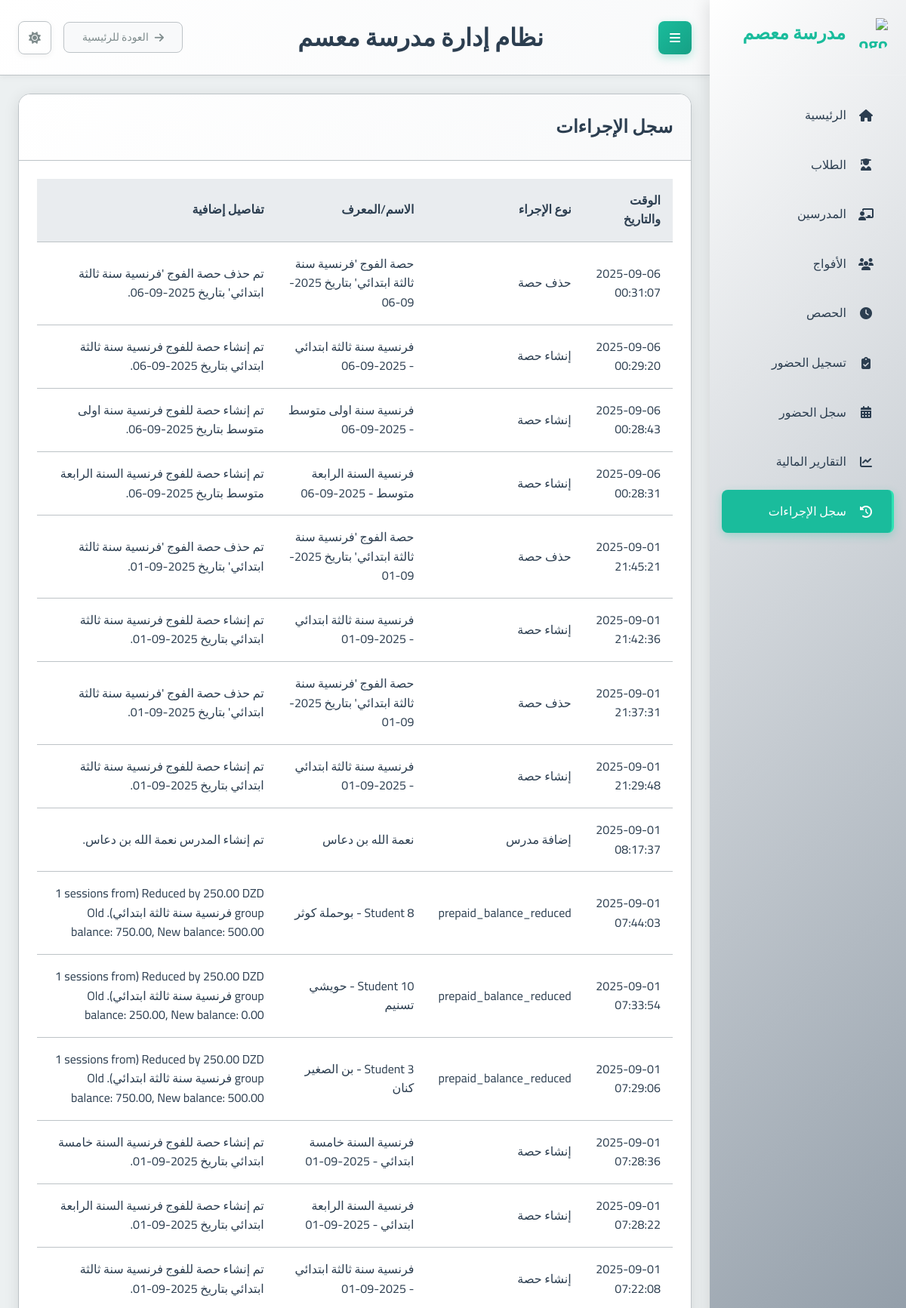
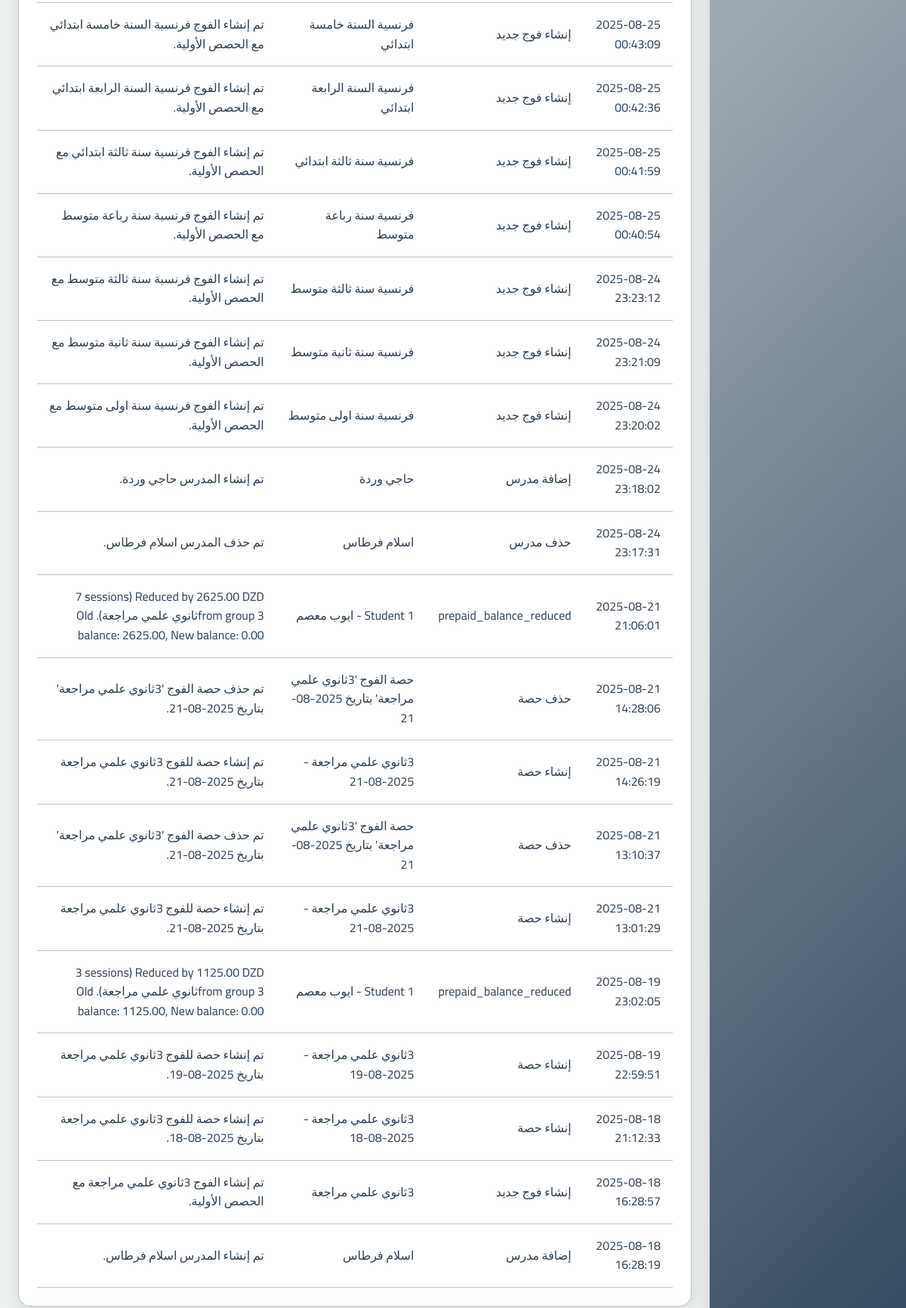
Screenshot of /financial-reports/logs/ with the database file from the repository (2 pictures, top to bottom).
### school_app/models.py (models this page shows, shortened)
class ActionLog(models.Model):
    ACTION_TYPE_CHOICES = [
        ('student_added', 'إنشاء حساب طالب'),
        ('student_updated', 'تحديث بيانات طالب'),
        ('student_enrolled', 'تسجيل طالب في فوج'),
        ('student_deleted', 'حذف طالب'),
        ('teacher_added', 'إضافة مدرس'),
        ('teacher_updated', 'تحديث بيانات مدرس'),
        ('teacher_deleted', 'حذف مدرس'),
        ('group_added', 'إنشاء فوج جديد'),
        ('group_updated', 'تحديث بيانات فوج'),
        ('group_deleted', 'حذف فوج'),
        ('session_added', 'إنشاء حصة'),
        ('session_updated', 'تحديث بيانات حصة'),
        ('session_deleted', 'حذف حصة'),
        ('attendance_recorded', 'تسجيل حضور وغياب'),
        ('payment_recorded', 'تسجيل دفعة مالية'),
        ('registration_fee_paid', 'دفع رسوم التسجيل'),
        ('group_session_payment_processed', 'تسجيل دفعات حصص فوج'),
        ('teacher_payment_processed', 'دفع مستحقات مدرس'),
        ('user_login', 'تسجيل دخول مستخدم'),
        ('user_logout', 'تسجيل خروج مستخدم'),
        ('report_generated', 'إنشاء تقرير'),
        ('unknown_action', 'إجراء غير معروف'),
    ]
    action_time = models.DateTimeField(auto_now_add=True, help_text="وقت حدوث الإجراء.", verbose_name="وقت الإجراء")
    action_type = models.CharField(
        max_length=100,
        choices=ACTION_TYPE_CHOICES,
        default='unknown_action', # Optional: a default
        help_text="نوع الإجراء الذي تم تنفيذه.",
        verbose_name="نوع الإجراء"
    )
    object_name = models.CharField(max_length=255, blank=True, help_text="اسم أو معرف الكائن المتأثر (طالب، فوج، إلخ).", verbose_name="اسم الكائن")
    details = models.TextField(blank=True, help_text="تفاصيل إضافية حول الحدث.", verbose_name="التفاصيل")
    class Meta:
        ordering = ['-action_time']
        verbose_name = "سجل إجراء"
        verbose_name_plural = "سجلات الإجراءات"

### school_app/views.py (the view)
# urls.py: path('financial-reports/logs/', views.action_log_list, name='action_log_list'),
def action_log_list(request):
    log_list = ActionLog.objects.all().order_by('-action_time') # Already ordered in Meta, but good to be explicit
    paginator = Paginator(log_list, 50)
    page_number = request.GET.get('page')
    try:
        logs = paginator.page(page_number)
    except PageNotAnInteger:
        logs = paginator.page(1)
    except EmptyPage:
        logs = paginator.page(paginator.num_pages)
    context = {
        'logs': logs,
        'page_title': 'سجل الإجراءات'
    }
    return render(request, 'school_app/action_log_list.html', context)

### school_app/templates/school_app/action_log_list.html (shortened to what this page needs)
{% extends "base.html" %}
{% block content %}
<div class="card">
    <div class="card-header">
        <h2>{{ page_title }}</h2>
    </div>
    <div class="card-body">
        <div class="table-responsive">
            <table class="table table-striped table-hover">
                <thead class="thead-light">
                    <tr>
                        <th>الوقت والتاريخ</th>
                        <th>نوع الإجراء</th>
                        <th>الاسم/المعرف</th>
                        <th>تفاصيل إضافية</th>
                    </tr>
                </thead>
                <tbody>
                    {% for log in logs %}
                    <tr>
                        <td>{{ log.action_time|date:"Y-m-d H:i:s" }}</td>
                        <td>{{ log.get_action_type_display|default:log.action_type }}</td>
                        <td>{{ log.object_name|default:"غير متوفر" }}</td>
                        <td>{{ log.details|linebreaksbr|default:"لا توجد تفاصيل" }}</td>
                    </tr>
                    {% empty %}
                    <tr>
                        <td colspan="4" class="text-center">لا توجد سجلات لعرضها.</td>
                    </tr>
                    {% endfor %}
                </tbody>
            </table>
        </div>
    </div>
</div>
{% endblock %}

### static/css/main.css (style rules this page uses)
:root { --primary-color: #2c3e50; --primary-light: #34495e; --primary-darker: #1a252f; --accent-color: #1abc9c; --accent-light: #2fe2b3; --accent-dark: #16a085; --text-color: #2c3e50; --text-secondary: #7f8c8d; --text-on-primary: #ffffff; --text-on-accent: #ffffff; --text-nav: #2c3e50; --background-color: #ecf0f1; --card-background: #ffffff; --input-background: #ffffff; --border-color: #bdc3c7; --input-border-color: #bdc3c7; --success-color: #2ecc71; --warning-color: #f39c12; --error-color: #e74c3c; --info-color: #1E90FF; --table-header-background: #e9ecef; --table-row-hover-background: #f8f9fa; --box-shadow-color: rgba(0, 0, 0, 0.1); --box-shadow-color-hover: rgba(0, 0, 0, 0.15); --box-shadow-soft-color: rgba(0, 0, 0, 0.05); --subtle-background: #f8f9fa; --spacing-xs: 8px; --spacing-sm: 16px; --spacing-md: 24px; --spacing-lg: 32px; --spacing-xl: 48px; --font-family: 'Cairo', sans-serif; --font-size-xs: 12px; --font-size-sm: 14px; --font-size-md: 16px; --font-size-lg: 20px; --font-size-xl: 24px; --font-size-xxl: 32px; --border-radius-sm: 4px; --border-radius-md: 8px; --border-radius-lg: 16px; --transition-fast: 0.2s ease; --transition-normal: 0.3s ease; --transition-slow: 0.5s ease; --sidebar-width: 260px; }
* { margin: 0; padding: 0; box-sizing: border-box; direction: rtl; }
html { direction: rtl; font-size: 16px; }
body { font-family: var(--font-family); background-color: var(--background-color); color: var(--text-color); line-height: 1.6; transition: background-color var(--transition-normal), color var(--transition-normal); overflow-x: hidden; }
.card { background-color: var(--card-background); border-radius: var(--border-radius-lg); box-shadow: 0 4px 20px var(--box-shadow-color); margin-bottom: var(--spacing-md); overflow: hidden; transition: all var(--transition-normal); border: 1px solid var(--border-color); }
.card-header { padding: var(--spacing-md); border-bottom: 1px solid var(--border-color); background: linear-gradient(135deg, var(--card-background) 0%, var(--subtle-background) 100%); }
.card-body { padding: var(--spacing-md); color: var(--text-color); }
table { width: 100%; border-collapse: collapse; }
th, td { padding: var(--spacing-sm); text-align: right; border-bottom: 1px solid var(--border-color); }
th { background-color: var(--table-header-background); font-weight: 600; color: var(--text-color); }

### rows the page displays
ActionLog: action_time "2025-09-06 00:31:07", action_type "حذف حصة", object_name "حصة الفوج 'فرنسية سنة ثالثة ابتدائي' بتاريخ 2025-09-06", details "تم حذف حصة الفوج 'فرنسية سنة ثالثة ابتدائي' بتاريخ 2025-09-06."
ActionLog: action_time "2025-09-06 00:29:20", action_type "إنشاء حصة", object_name "فرنسية سنة ثالثة ابتدائي - 2025-09-06", details "تم إنشاء حصة للفوج فرنسية سنة ثالثة ابتدائي بتاريخ 2025-09-06."
ActionLog: action_time "2025-09-06 00:28:43", action_type "إنشاء حصة", object_name "فرنسية سنة اولى متوسط - 2025-09-06", details "تم إنشاء حصة للفوج فرنسية سنة اولى متوسط بتاريخ 2025-09-06."
ActionLog: action_time "2025-09-06 00:28:31", action_type "إنشاء حصة", object_name "فرنسية السنة الرابعة متوسط - 2025-09-06", details "تم إنشاء حصة للفوج فرنسية السنة الرابعة متوسط بتاريخ 2025-09-06."
ActionLog: action_time "2025-09-01 21:45:21", action_type "حذف حصة", object_name "حصة الفوج 'فرنسية سنة ثالثة ابتدائي' بتاريخ 2025-09-01", details "تم حذف حصة الفوج 'فرنسية سنة ثالثة ابتدائي' بتاريخ 2025-09-01."
ActionLog: action_time "2025-09-01 21:42:36", action_type "إنشاء حصة", object_name "فرنسية سنة ثالثة ابتدائي - 2025-09-01", details "تم إنشاء حصة للفوج فرنسية سنة ثالثة ابتدائي بتاريخ 2025-09-01."
ActionLog: action_time "2025-09-01 21:37:31", action_type "حذف حصة", object_name "حصة الفوج 'فرنسية سنة ثالثة ابتدائي' بتاريخ 2025-09-01", details "تم حذف حصة الفوج 'فرنسية سنة ثالثة ابتدائي' بتاريخ 2025-09-01."
ActionLog: action_time "2025-09-01 21:29:48", action_type "إنشاء حصة", object_name "فرنسية سنة ثالثة ابتدائي - 2025-09-01", details "تم إنشاء حصة للفوج فرنسية سنة ثالثة ابتدائي بتاريخ 2025-09-01."
ActionLog: action_time "2025-09-01 08:17:37", action_type "إضافة مدرس", object_name "نعمة الله بن دعاس", details "تم إنشاء المدرس نعمة الله بن دعاس."
ActionLog: action_time "2025-09-01 07:44:03", action_type "prepaid_balance_reduced", object_name "Student 8 - بوحملة كوثر", details "Reduced by 250.00 DZD (1 sessions from group فرنسية سنة ثالثة ابتدائي). Old balance: 750.00, New balance: 500.00"
ActionLog: action_time "2025-09-01 07:33:54", action_type "prepaid_balance_reduced", object_name "Student 10 - حويشي تسنيم", details "Reduced by 250.00 DZD (1 sessions from group فرنسية سنة ثالثة ابتدائي). Old balance: 250.00, New balance: 0.00"
ActionLog: action_time "2025-09-01 07:29:06", action_type "prepaid_balance_reduced", object_name "Student 3 - بن الصغير كنان", details "Reduced by 250.00 DZD (1 sessions from group فرنسية سنة ثالثة ابتدائي). Old balance: 750.00, New balance: 500.00"
ActionLog: action_time "2025-09-01 07:28:36", action_type "إنشاء حصة", object_name "فرنسية السنة خامسة ابتدائي - 2025-09-01", details "تم إنشاء حصة للفوج فرنسية السنة خامسة ابتدائي بتاريخ 2025-09-01."
ActionLog: action_time "2025-09-01 07:28:22", action_type "إنشاء حصة", object_name "فرنسية السنة الرابعة ابتدائي - 2025-09-01", details "تم إنشاء حصة للفوج فرنسية السنة الرابعة ابتدائي بتاريخ 2025-09-01."
ActionLog: action_time "2025-09-01 07:22:08", action_type "إنشاء حصة", object_name "فرنسية سنة ثالثة ابتدائي - 2025-09-01", details "تم إنشاء حصة للفوج فرنسية سنة ثالثة ابتدائي بتاريخ 2025-09-01."
ActionLog: action_time "2025-08-25 00:43:09", action_type "إنشاء فوج جديد", object_name "فرنسية السنة خامسة ابتدائي", details "تم إنشاء الفوج فرنسية السنة خامسة ابتدائي مع الحصص الأولية."
ActionLog: action_time "2025-08-25 00:42:36", action_type "إنشاء فوج جديد", object_name "فرنسية السنة الرابعة ابتدائي", details "تم إنشاء الفوج فرنسية السنة الرابعة ابتدائي مع الحصص الأولية."
ActionLog: action_time "2025-08-25 00:41:59", action_type "إنشاء فوج جديد", object_name "فرنسية سنة ثالثة ابتدائي", details "تم إنشاء الفوج فرنسية سنة ثالثة ابتدائي مع الحصص الأولية."
ActionLog: action_time "2025-08-25 00:40:54", action_type "إنشاء فوج جديد", object_name "فرنسية سنة رباعة متوسط", details "تم إنشاء الفوج فرنسية سنة رباعة متوسط مع الحصص الأولية."
ActionLog: action_time "2025-08-24 23:23:12", action_type "إنشاء فوج جديد", object_name "فرنسية سنة ثالثة متوسط", details "تم إنشاء الفوج فرنسية سنة ثالثة متوسط مع الحصص الأولية."
ActionLog: action_time "2025-08-24 23:21:09", action_type "إنشاء فوج جديد", object_name "فرنسية سنة ثانية متوسط", details "تم إنشاء الفوج فرنسية سنة ثانية متوسط مع الحصص الأولية."
ActionLog: action_time "2025-08-24 23:20:02", action_type "إنشاء فوج جديد", object_name "فرنسية سنة اولى متوسط", details "تم إنشاء الفوج فرنسية سنة اولى متوسط مع الحصص الأولية."
ActionLog: action_time "2025-08-24 23:18:02", action_type "إضافة مدرس", object_name "حاجي وردة", details "تم إنشاء المدرس حاجي وردة."
ActionLog: action_time "2025-08-24 23:17:31", action_type "حذف مدرس", object_name "اسلام فرطاس", details "تم حذف المدرس اسلام فرطاس."
ActionLog: action_time "2025-08-21 21:06:01", action_type "prepaid_balance_reduced", object_name "Student 1 - ايوب معصم", details "Reduced by 2625.00 DZD (7 sessions from group 3ثانوي علمي مراجعة). Old balance: 2625.00, New balance: 0.00"
ActionLog: action_time "2025-08-21 14:28:06", action_type "حذف حصة", object_name "حصة الفوج '3ثانوي علمي مراجعة' بتاريخ 2025-08-21", details "تم حذف حصة الفوج '3ثانوي علمي مراجعة' بتاريخ 2025-08-21."
ActionLog: action_time "2025-08-21 14:26:19", action_type "إنشاء حصة", object_name "3ثانوي علمي مراجعة - 2025-08-21", details "تم إنشاء حصة للفوج 3ثانوي علمي مراجعة بتاريخ 2025-08-21."
ActionLog: action_time "2025-08-21 13:10:37", action_type "حذف حصة", object_name "حصة الفوج '3ثانوي علمي مراجعة' بتاريخ 2025-08-21", details "تم حذف حصة الفوج '3ثانوي علمي مراجعة' بتاريخ 2025-08-21."
ActionLog: action_time "2025-08-21 13:01:29", action_type "إنشاء حصة", object_name "3ثانوي علمي مراجعة - 2025-08-21", details "تم إنشاء حصة للفوج 3ثانوي علمي مراجعة بتاريخ 2025-08-21."
ActionLog: action_time "2025-08-19 23:02:05", action_type "prepaid_balance_reduced", object_name "Student 1 - ايوب معصم", details "Reduced by 1125.00 DZD (3 sessions from group 3ثانوي علمي مراجعة). Old balance: 1125.00, New balance: 0.00"
ActionLog: action_time "2025-08-19 22:59:51", action_type "إنشاء حصة", object_name "3ثانوي علمي مراجعة - 2025-08-19", details "تم إنشاء حصة للفوج 3ثانوي علمي مراجعة بتاريخ 2025-08-19."
ActionLog: action_time "2025-08-18 21:12:33", action_type "إنشاء حصة", object_name "3ثانوي علمي مراجعة - 2025-08-18", details "تم إنشاء حصة للفوج 3ثانوي علمي مراجعة بتاريخ 2025-08-18."
ActionLog: action_time "2025-08-18 16:28:57", action_type "إنشاء فوج جديد", object_name "3ثانوي علمي مراجعة", details "تم إنشاء الفوج 3ثانوي علمي مراجعة مع الحصص الأولية."
ActionLog: action_time "2025-08-18 16:28:19", action_type "إضافة مدرس", object_name "اسلام فرطاس", details "تم إنشاء المدرس اسلام فرطاس."

### other values shown
{{ page_title }} "سجل الإجراءات"
